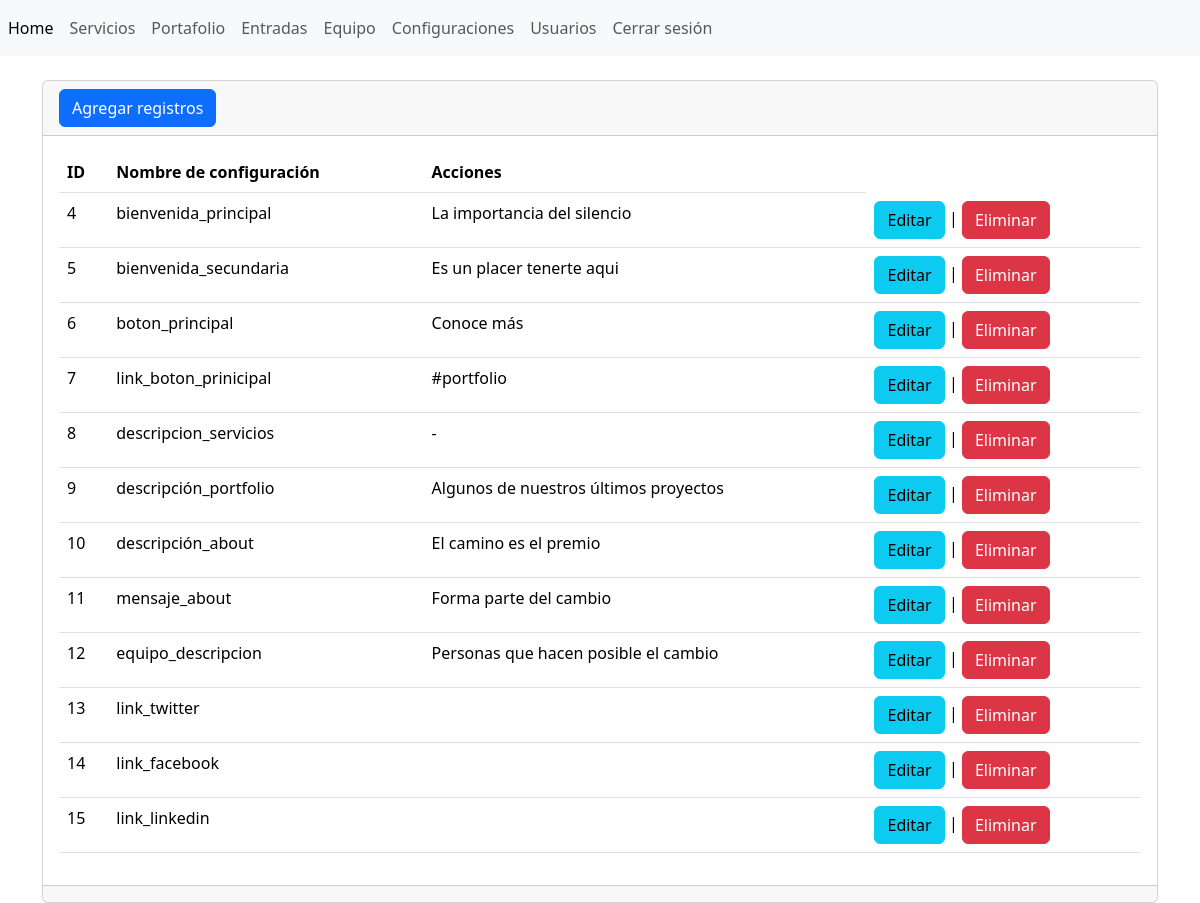
Page /admin/secciones/configuraciones/index.php (signed in) on the committed database.
### tables this page shows
CREATE TABLE `tbl_configuraciones` (
  `ID` int(11) NOT NULL,
  `nombreconfiguracion` varchar(255) NOT NULL,
  `valor` varchar(255) NOT NULL
);

### admin/secciones/configuraciones/index.php (the view, shortened to what this page needs)
<?php
    include("../../bd.php");
   $sentencia=$conexion->prepare("SELECT * FROM `tbl_configuraciones`");
   $sentencia->execute();
   $lista_configuraciones=$sentencia->fetchAll(PDO::FETCH_ASSOC);
    include("../../templates/header.php"); ?>
    <div class="card">
        <div class="card-header">
        <a
            name=""
            id=""
            class="btn btn-primary"
            href="crear.php"
            role="button"
            >Agregar registros</a>
        </div>
        <div class="card-body">
            <div
                class="table-responsive-sm"
            >
                <table
                    class="table"
                >
                    <thead>
                        <tr>
                            <th scope="col">ID</th>
                            <th scope="col">Nombre de configuración</th>
                            <th scope="col">Acciones</th>
                        </tr>
                    </thead>
                    <tbody>
                    <?php foreach ($lista_configuraciones as $registros) { ?>
                        <tr class="">
                            <td><?php echo $registros['ID']; ?></td>
                            <td><?php echo $registros['nombreconfiguracion']; ?></td>
                            <td><?php echo $registros['valor']; ?></td>
                            <td>
                            <a
                                        name=""
                                        id=""
                                        class="btn btn-info"
                                        href="editar.php?txtID=<?php echo $registros['ID']; ?>"
                                        role="button"
                                        >Editar</a
                                    >
                                |
                                <a
                                        name=""
                                        id=""
                                        class="btn btn-danger"
                                        href="index.php?txtID=<?php echo $registros['ID']; ?>"
                                        role="button"
                                        >Eliminar</a
                                >
                            </td>
                        </tr>
                    <?php } ?>
                    </tbody>
                </table>
            </div>
        </div>
        <div class="card-footer text-muted"></div>
    </div>
<?php include("../../templates/footer.php"); ?>

### admin/templates/header.php (shortened to what this page needs)
<?php
    $url_base="http://localhost/website/admin/";
?>
<!doctype html>
<html lang="en">
    <head>
        <link
            href="https://cdn.jsdelivr.net/npm/bootstrap@5.3.2/dist/css/bootstrap.min.css"
            rel="stylesheet"
        />
    </head>
    <body>
        <header>
            <nav class="navbar navbar-expand navbar-light bg-light">
                <div class="nav navbar-nav">
                    <a class="nav-item nav-link active" href="#" aria-current="page"
                        >Home <span class="visually-hidden">(current)</span></a>
                    <a class="nav-item nav-link" href="<?php echo $url_base?>secciones/servicios">Servicios</a>
                    <a class="nav-item nav-link" href="<?php echo $url_base?>secciones/portafolio">Portafolio</a>
                    <a class="nav-item nav-link" href="<?php echo $url_base?>secciones/entradas">Entradas</a>
                    <a class="nav-item nav-link" href="<?php echo $url_base?>secciones/equipo">Equipo</a>
                    <a class="nav-item nav-link" href="<?php echo $url_base?>secciones/configuraciones">Configuraciones</a>
                    <a class="nav-item nav-link" href="<?php echo $url_base?>secciones/usuarios">Usuarios</a>
                    <a class="nav-item nav-link" href="<?php echo $url_base?>cerrar.php">Cerrar sesión</a>
                </div>
            </nav>
        </header>
<main class="container">
    <br/>

### admin/templates/footer.php (shortened to what this page needs)
</main>
    </body>
</html>

### rows in the picture
tbl_configuraciones: ID "4", nombreconfiguracion "bienvenida_principal", valor "La importancia del silencio"
tbl_configuraciones: ID "5", nombreconfiguracion "bienvenida_secundaria", valor "Es un placer tenerte aqui"
tbl_configuraciones: ID "6", nombreconfiguracion "boton_principal", valor "Conoce más"
tbl_configuraciones: ID "7", nombreconfiguracion "link_boton_prinicipal", valor "#portfolio"
tbl_configuraciones: ID "8", nombreconfiguracion "descripcion_servicios", valor "-"
tbl_configuraciones: ID "9", nombreconfiguracion "descripción_portfolio", valor "Algunos de nuestros últimos proyectos"
tbl_configuraciones: ID "10", nombreconfiguracion "descripción_about", valor "El camino es el premio"
tbl_configuraciones: ID "11", nombreconfiguracion "mensaje_about", valor "Forma parte del cambio"
tbl_configuraciones: ID "12", nombreconfiguracion "equipo_descripcion", valor "Personas que hacen posible el cambio"
tbl_configuraciones: ID "13", nombreconfiguracion "link_twitter"
tbl_configuraciones: ID "14", nombreconfiguracion "link_facebook"
tbl_configuraciones: ID "15", nombreconfiguracion "link_linkedin"
